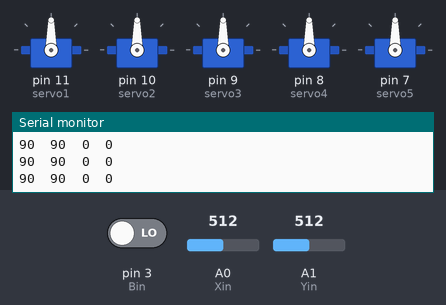
Bench run of a sketch on a simulated Arduino Uno, built with avr-gcc and run on an emulated ATmega328P. On the bench: 5 × servo, the last lines printed to the serial monitor. The inputs (shaded band) are chosen by the test bench; at power-on: A1 (Yin) = 512, pin 3 (Bin) LOW, A0 (Xin) = 512.

Above: at 6.2 s.
6.3 s: A1 (Yin) set to 550
At 7.2 s:
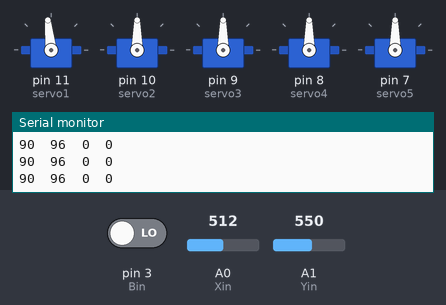
9.3 s: A1 (Yin) set to 585
At 10.5 s:
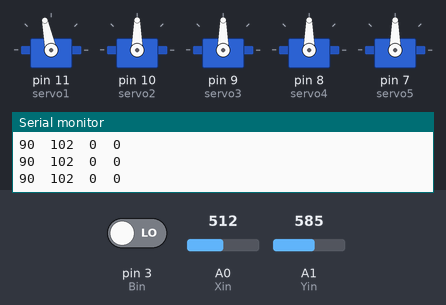
10.8 s: pin 3 (Bin) driven HIGH
At 11.2 s:
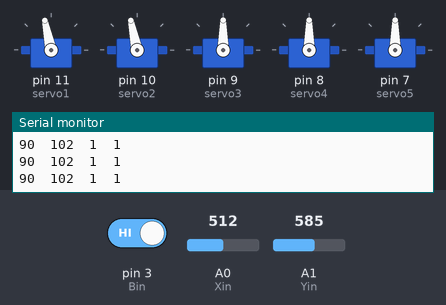
12.3 s: A1 (Yin) set to 306
At 13.4 s:
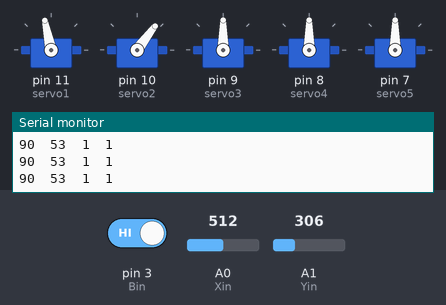
13.8 s: A1 (Yin) set to 716
At 14.5 s:
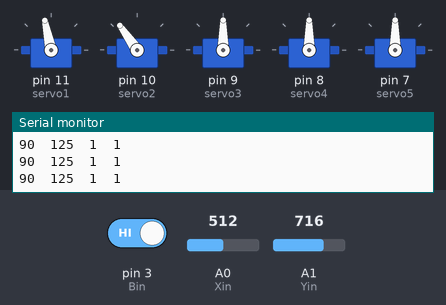
15.3 s: A1 (Yin) set to 0
At 16.7 s:
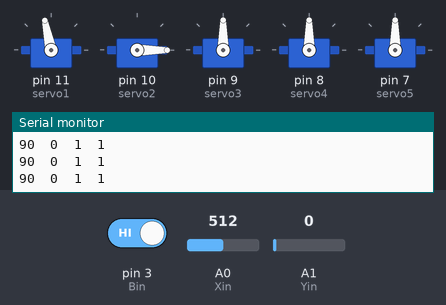
Timing chart, 0 to 17.8 s (numbered marks = the images above; inputs shaded):
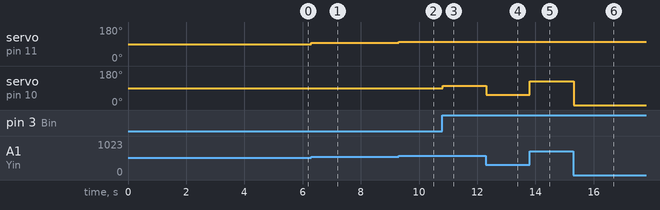

The sketch:

robottik_siii.ino
```cpp
#include <Servo.h>
Servo servo1;
Servo servo2;
Servo servo3;
Servo servo4;
Servo servo5;

int Xin=A0;
int Yin=A1;
int Bin=3;

int pos = 0;
int pos2 = 0;
int bmod = 0;
int lastState = 0;
int bstate =0;

void setup() {

pinMode(Bin,INPUT);

servo1.attach(11);
servo2.attach(10);
servo3.attach(9);
servo4.attach(8);
servo5.attach(7);
anglereset();

Serial.begin(9600);
}

void anglereset(){

  servo1.write(90);
  delay(1000);
  servo2.write(90);
  delay(1000);
  servo3.write(90);
  delay(1000);
  servo4.write(90);
  delay(1000);
  servo5.write(90);
  delay(1000);
}

void Angle(){
  pos = analogRead(Xin);
  pos = map(pos, 0, 1023, 0, 180);
  pos2 = analogRead(Yin);
  pos2 = map(pos2, 0, 1023, 0, 180);

}


void loop() {
  Angle();

bstate = digitalRead(Bin);

  if (bstate == HIGH && bstate != lastState){
   lastState = 1;
    bmod++;

  }
  if (bstate == LOW) {
    lastState = 0 ;
  }


  if (bmod >4){
    bmod = 0;
  }

  switch(bmod) {
    default:
    servo1.write(pos2);
    break;
    case 1:
    servo2.write(pos2);
    break;
    case 2:
    servo3.write(pos2);
    break;
    case 3:
    servo4.write(pos2);
    break;
    case 4:
    servo5.write(pos2);
    break;

  }

  Serial.print(pos);
  Serial.print("  ");
  Serial.print(pos2);
  Serial.print("  ");
  Serial.print(bmod);
  Serial.print("  ");
  Serial.println(bstate);


}
```

Measured:
- after the input at 6.3 s, servo on pin 11 (servo1): 90° → 96° at once
- after the input at 9.3 s, servo on pin 11 (servo1): 96° → 102° at once
- after the input at 10.8 s, servo on pin 10 (servo2): 90° → 102° at once
- after the input at 12.3 s, servo on pin 10 (servo2): 102° → 53° at once
- after the input at 13.8 s, servo on pin 10 (servo2): 53° → 125° at once
- after the input at 15.3 s, servo on pin 10 (servo2): 125° → 0° at once
